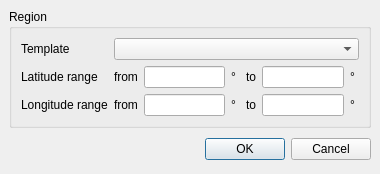
<ui version="4.0" >
 <author></author>
 <comment></comment>
 <exportmacro></exportmacro>
 <class>EventListViewFilterDialog</class>
 <widget class="QDialog" name="EventListViewFilterDialog" >
  <property name="geometry" >
   <rect>
    <x>0</x>
    <y>0</y>
    <width>380</width>
    <height>161</height>
   </rect>
  </property>
  <property name="windowTitle" >
   <string>Edit region</string>
  </property>
  <layout class="QVBoxLayout" >
   <property name="margin" >
    <number>9</number>
   </property>
   <property name="spacing" >
    <number>6</number>
   </property>
   <item>
    <widget class="QGroupBox" name="groupBox" >
     <property name="title" >
      <string>Region</string>
     </property>
     <layout class="QGridLayout" >
      <property name="margin" >
       <number>9</number>
      </property>
      <property name="spacing" >
       <number>6</number>
      </property>
      <item row="2" column="1" >
       <widget class="QLabel" name="label_4" >
        <property name="text" >
         <string>from</string>
        </property>
       </widget>
      </item>
      <item row="1" column="1" >
       <widget class="QLabel" name="label_2" >
        <property name="text" >
         <string>from</string>
        </property>
       </widget>
      </item>
      <item row="0" column="1" colspan="4" >
       <widget class="QComboBox" name="cbRegions" />
      </item>
      <item row="0" column="0" >
       <widget class="QLabel" name="label" >
        <property name="sizePolicy" >
         <sizepolicy>
          <hsizetype>4</hsizetype>
          <vsizetype>5</vsizetype>
          <horstretch>0</horstretch>
          <verstretch>0</verstretch>
         </sizepolicy>
        </property>
        <property name="text" >
         <string>Template</string>
        </property>
       </widget>
      </item>
      <item row="1" column="0" >
       <widget class="QLabel" name="label_6" >
        <property name="sizePolicy" >
         <sizepolicy>
          <hsizetype>4</hsizetype>
          <vsizetype>5</vsizetype>
          <horstretch>0</horstretch>
          <verstretch>0</verstretch>
         </sizepolicy>
        </property>
        <property name="text" >
         <string>Latitude range</string>
        </property>
       </widget>
      </item>
      <item row="2" column="0" >
       <widget class="QLabel" name="label_7" >
        <property name="sizePolicy" >
         <sizepolicy>
          <hsizetype>4</hsizetype>
          <vsizetype>5</vsizetype>
          <horstretch>0</horstretch>
          <verstretch>0</verstretch>
         </sizepolicy>
        </property>
        <property name="text" >
         <string>Longitude range</string>
        </property>
       </widget>
      </item>
      <item row="1" column="2" >
       <layout class="QHBoxLayout" >
        <property name="margin" >
         <number>0</number>
        </property>
        <property name="spacing" >
         <number>6</number>
        </property>
        <item>
         <widget class="QLineEdit" name="edMinLat" >
          <property name="text" >
           <string/>
          </property>
          <property name="maxLength" >
           <number>10</number>
          </property>
          <property name="alignment" >
           <set>Qt::AlignRight</set>
          </property>
         </widget>
        </item>
        <item>
         <widget class="QLabel" name="label_3" >
          <property name="text" >
           <string>° </string>
          </property>
         </widget>
        </item>
       </layout>
      </item>
      <item row="2" column="3" >
       <widget class="QLabel" name="label_5" >
        <property name="text" >
         <string>to</string>
        </property>
       </widget>
      </item>
      <item row="1" column="3" >
       <widget class="QLabel" name="label_8" >
        <property name="text" >
         <string>to</string>
        </property>
       </widget>
      </item>
      <item row="2" column="2" >
       <layout class="QHBoxLayout" >
        <property name="margin" >
         <number>0</number>
        </property>
        <property name="spacing" >
         <number>6</number>
        </property>
        <item>
         <widget class="QLineEdit" name="edMinLon" >
          <property name="text" >
           <string/>
          </property>
          <property name="maxLength" >
           <number>11</number>
          </property>
          <property name="alignment" >
           <set>Qt::AlignRight</set>
          </property>
         </widget>
        </item>
        <item>
         <widget class="QLabel" name="label_9" >
          <property name="text" >
           <string>° </string>
          </property>
         </widget>
        </item>
       </layout>
      </item>
      <item row="1" column="4" >
       <layout class="QHBoxLayout" >
        <property name="margin" >
         <number>0</number>
        </property>
        <property name="spacing" >
         <number>6</number>
        </property>
        <item>
         <widget class="QLineEdit" name="edMaxLat" >
          <property name="text" >
           <string/>
          </property>
          <property name="maxLength" >
           <number>10</number>
          </property>
          <property name="alignment" >
           <set>Qt::AlignRight</set>
          </property>
         </widget>
        </item>
        <item>
         <widget class="QLabel" name="label_10" >
          <property name="text" >
           <string>° </string>
          </property>
         </widget>
        </item>
       </layout>
      </item>
      <item row="2" column="4" >
       <layout class="QHBoxLayout" >
        <property name="margin" >
         <number>0</number>
        </property>
        <property name="spacing" >
         <number>6</number>
        </property>
        <item>
         <widget class="QLineEdit" name="edMaxLon" >
          <property name="text" >
           <string/>
          </property>
          <property name="maxLength" >
           <number>11</number>
          </property>
          <property name="alignment" >
           <set>Qt::AlignRight</set>
          </property>
         </widget>
        </item>
        <item>
         <widget class="QLabel" name="label_11" >
          <property name="text" >
           <string>° </string>
          </property>
         </widget>
        </item>
       </layout>
      </item>
     </layout>
    </widget>
   </item>
   <item>
    <spacer>
     <property name="orientation" >
      <enum>Qt::Vertical</enum>
     </property>
     <property name="sizeHint" >
      <size>
       <width>20</width>
       <height>0</height>
      </size>
     </property>
    </spacer>
   </item>
   <item>
    <layout class="QHBoxLayout" >
     <property name="margin" >
      <number>0</number>
     </property>
     <property name="spacing" >
      <number>6</number>
     </property>
     <item>
      <spacer>
       <property name="orientation" >
        <enum>Qt::Horizontal</enum>
       </property>
       <property name="sizeHint" >
        <size>
         <width>131</width>
         <height>31</height>
        </size>
       </property>
      </spacer>
     </item>
     <item>
      <widget class="QPushButton" name="okButton" >
       <property name="text" >
        <string>OK</string>
       </property>
      </widget>
     </item>
     <item>
      <widget class="QPushButton" name="cancelButton" >
       <property name="text" >
        <string>Cancel</string>
       </property>
      </widget>
     </item>
    </layout>
   </item>
  </layout>
 </widget>
 <pixmapfunction></pixmapfunction>
 <tabstops>
  <tabstop>cbRegions</tabstop>
  <tabstop>edMinLat</tabstop>
  <tabstop>edMaxLat</tabstop>
  <tabstop>edMinLon</tabstop>
  <tabstop>edMaxLon</tabstop>
  <tabstop>okButton</tabstop>
  <tabstop>cancelButton</tabstop>
 </tabstops>
 <resources/>
 <connections>
  <connection>
   <sender>okButton</sender>
   <signal>clicked()</signal>
   <receiver>EventListViewFilterDialog</receiver>
   <slot>accept()</slot>
   <hints>
    <hint type="sourcelabel" >
     <x>278</x>
     <y>253</y>
    </hint>
    <hint type="destinationlabel" >
     <x>96</x>
     <y>254</y>
    </hint>
   </hints>
  </connection>
  <connection>
   <sender>cancelButton</sender>
   <signal>clicked()</signal>
   <receiver>EventListViewFilterDialog</receiver>
   <slot>reject()</slot>
   <hints>
    <hint type="sourcelabel" >
     <x>369</x>
     <y>253</y>
    </hint>
    <hint type="destinationlabel" >
     <x>179</x>
     <y>282</y>
    </hint>
   </hints>
  </connection>
 </connections>
</ui>
